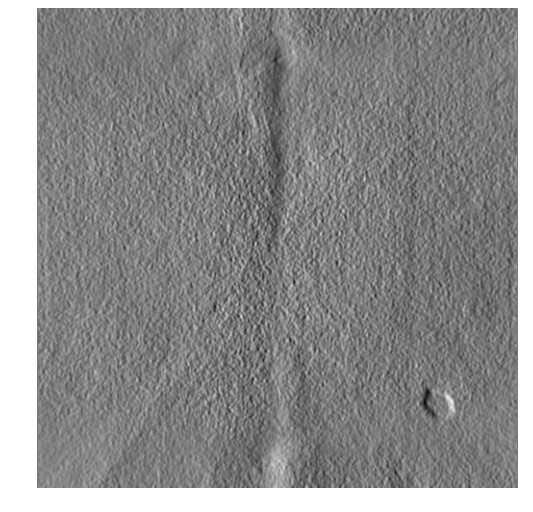
#> input picture Assets/test.jpg, 533 x 512 px
$ python Thresholding.py   (older library calls are emulated)
#> lines starting #> are read from the running program, lines starting #| are printed output that depends on the picture; after the words box and inside, x2 and y2 are one past the last pixel; in counts of white or black regions, pixels touching at a corner belong together
import cv2
import numpy as np
from skimage.filters import threshold_adaptive

img = cv2.imread('Assets/test.jpg',0)
#> img is the input picture: shape (512, 533); min 11, max 255, mean 142.8
img = cv2.medianBlur(img,23)
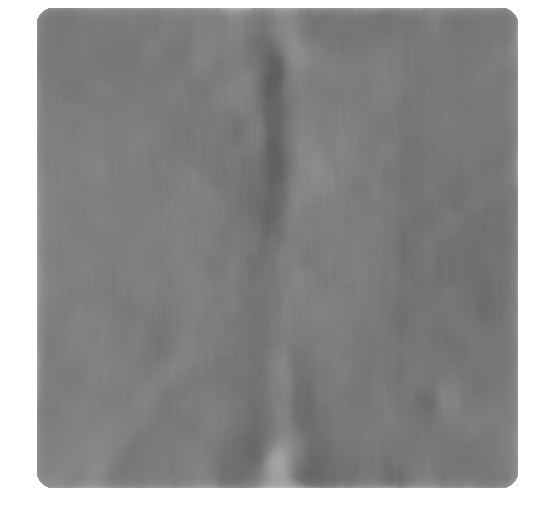
#> img: shape (512, 533); min 93, max 255, mean 143.6
th3 = cv2.adaptiveThreshold(img,255,cv2.ADAPTIVE_THRESH_GAUSSIAN_C,cv2.THRESH_BINARY,31,2)
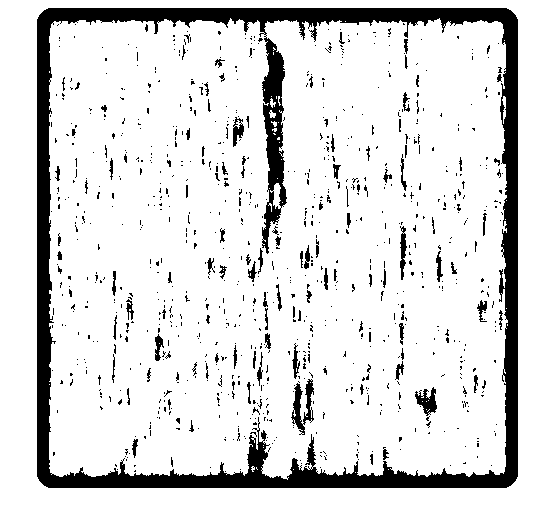
#> th3: shape (512, 533); 86% white; 922 black regions (822 under 20 px), largest, box (x1, y1, x2, y2) and area: (37, 8, 518, 488) 29348, (291, 379, 314, 435) 563, (415, 387, 437, 416) 336

cv2.imshow('image',th3)
cv2.waitKey(0)
cv2.destroyAllWindows()

$ run again, with Assets/Cam_0.jpg copied over Assets/test.jpg
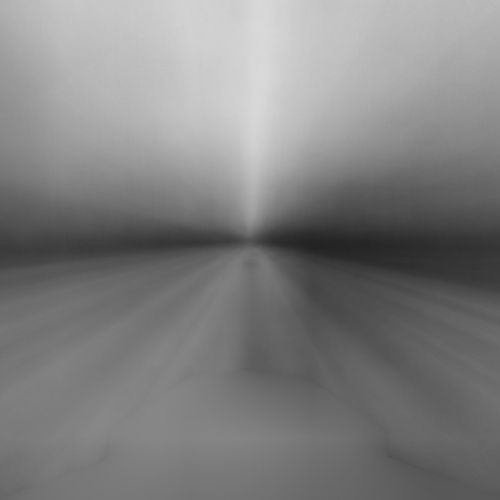
#> input picture Assets/Cam_0.jpg, 500 x 500 px
#> img is the input picture: shape (500, 500); min 34, max 218, mean 128.5
#> `th3 = cv2.adaptiveThreshold(img,255,cv2.ADAPTIVE_THRESH_GAUSSIAN_C,cv2..`:
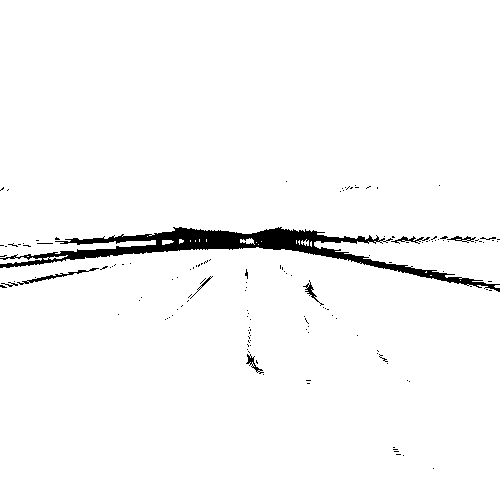
#> th3: shape (500, 500); 97.1% white; 142 black regions (133 under 20 px), largest, box (x1, y1, x2, y2) and area: (0, 227, 500, 292) 6104, (17, 268, 99, 285) 202, (391, 236, 430, 244) 107

$ run again, with Assets/Cam_1.jpg copied over Assets/test.jpg
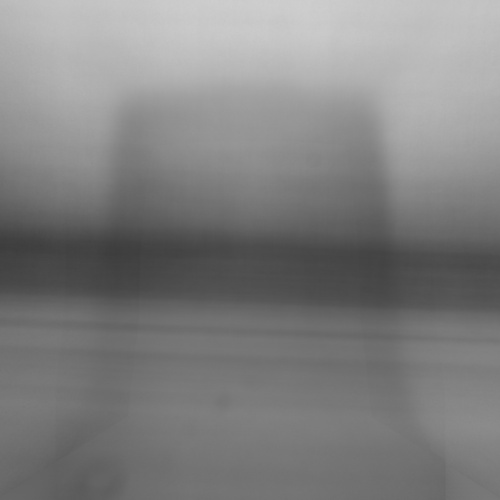
#> input picture Assets/Cam_1.jpg, 500 x 500 px
#> img is the input picture: shape (500, 500); min 61, max 206, mean 128.3
#> `th3 = cv2.adaptiveThreshold(img,255,cv2.ADAPTIVE_THRESH_GAUSSIAN_C,cv2..`:
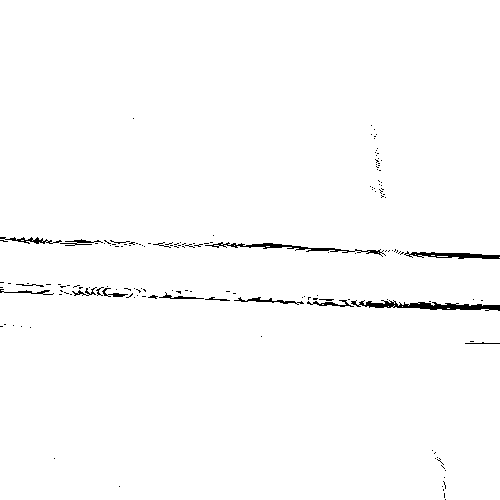
#> th3: shape (500, 500); 98.7% white; 157 black regions (138 under 20 px), largest, box (x1, y1, x2, y2) and area: (351, 300, 500, 311) 748, (205, 242, 386, 257) 491, (404, 251, 500, 259) 390
